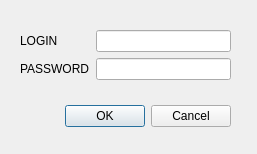
<?xml version="1.0" encoding="UTF-8"?>
<ui version="4.0">
 <class>auth</class>
 <widget class="QDialog" name="auth">
  <property name="geometry">
   <rect>
    <x>0</x>
    <y>0</y>
    <width>257</width>
    <height>154</height>
   </rect>
  </property>
  <property name="windowTitle">
   <string>Dialog</string>
  </property>
  <widget class="QDialogButtonBox" name="buttonBox">
   <property name="geometry">
    <rect>
     <x>40</x>
     <y>100</y>
     <width>191</width>
     <height>32</height>
    </rect>
   </property>
   <property name="orientation">
    <enum>Qt::Horizontal</enum>
   </property>
   <property name="standardButtons">
    <set>QDialogButtonBox::Cancel|QDialogButtonBox::Ok</set>
   </property>
  </widget>
  <widget class="QWidget" name="formLayoutWidget">
   <property name="geometry">
    <rect>
     <x>20</x>
     <y>30</y>
     <width>211</width>
     <height>81</height>
    </rect>
   </property>
   <layout class="QFormLayout" name="formLayout">
    <item row="0" column="0">
     <widget class="QLabel" name="label">
      <property name="text">
       <string>LOGIN</string>
      </property>
     </widget>
    </item>
    <item row="1" column="0">
     <widget class="QLabel" name="label_2">
      <property name="text">
       <string>PASSWORD</string>
      </property>
     </widget>
    </item>
    <item row="1" column="1">
     <widget class="QLineEdit" name="lineEdit_2">
      <property name="echoMode">
       <enum>QLineEdit::Password</enum>
      </property>
     </widget>
    </item>
    <item row="0" column="1">
     <widget class="QLineEdit" name="lineEdit"/>
    </item>
   </layout>
  </widget>
 </widget>
 <resources/>
 <connections>
  <connection>
   <sender>buttonBox</sender>
   <signal>accepted()</signal>
   <receiver>auth</receiver>
   <slot>accept()</slot>
   <hints>
    <hint type="sourcelabel">
     <x>248</x>
     <y>254</y>
    </hint>
    <hint type="destinationlabel">
     <x>157</x>
     <y>274</y>
    </hint>
   </hints>
  </connection>
  <connection>
   <sender>buttonBox</sender>
   <signal>rejected()</signal>
   <receiver>auth</receiver>
   <slot>reject()</slot>
   <hints>
    <hint type="sourcelabel">
     <x>316</x>
     <y>260</y>
    </hint>
    <hint type="destinationlabel">
     <x>286</x>
     <y>274</y>
    </hint>
   </hints>
  </connection>
 </connections>
</ui>
